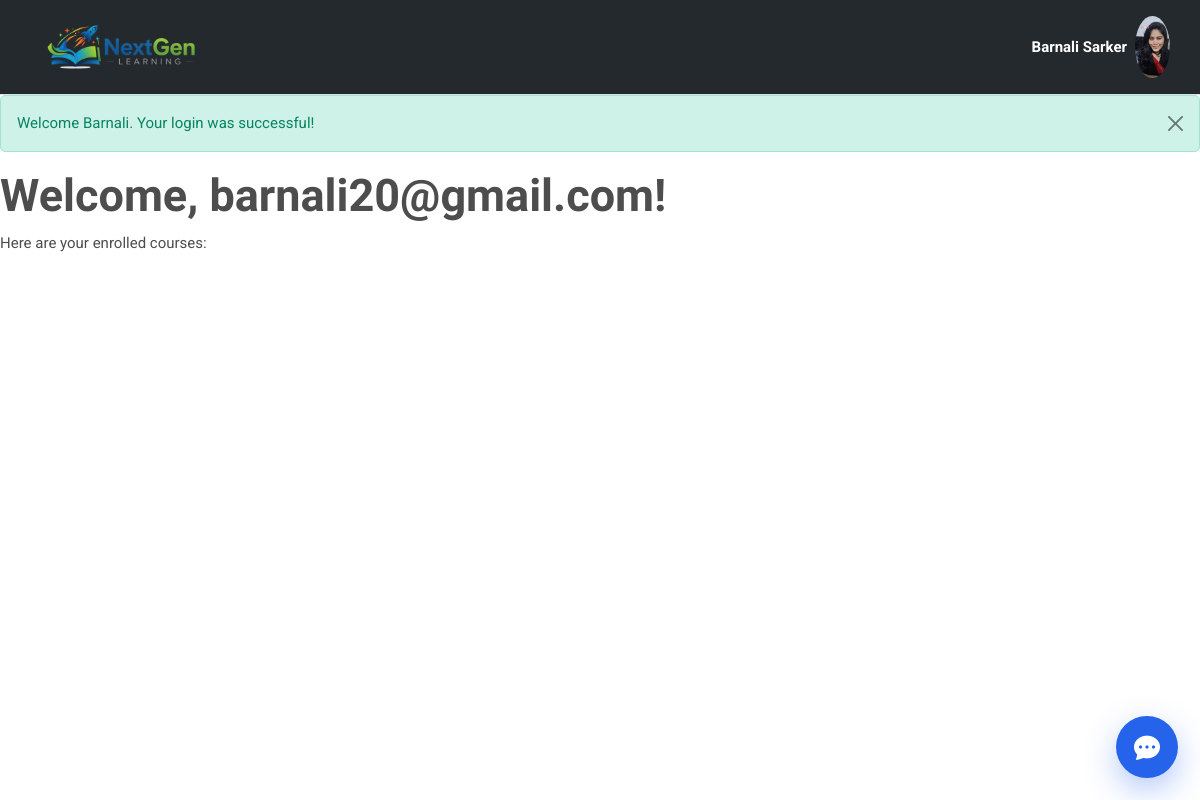
Screenshot of /student/student_profile.php (signed in) with the database file from the repository.
### tables this page shows
CREATE TABLE `users` (
  `id` int(11) NOT NULL,
  `role` enum('student','admin','instructor') NOT NULL DEFAULT 'student',
  `first_name` varchar(255) NOT NULL,
  `last_name` varchar(255) NOT NULL,
  `phone` varchar(255) NOT NULL,
  `email` varchar(255) NOT NULL,
  `password` varchar(255) NOT NULL,
  `avatar` varchar(255) DEFAULT NULL,
  `created_at` datetime NOT NULL DEFAULT current_timestamp(),
  `updated_at` datetime NOT NULL DEFAULT current_timestamp()
);

### includes/get_user_by_id.php (called while the page is built, shortened)
<?php
function get_user($conn, $user_id)
{
    $stmt = $conn->prepare("SELECT * FROM users WHERE id = ?");
    $stmt->bind_param("s", $user_id);
    if (!$stmt->execute()) {
        echo "Error executing query: " . $stmt->error;
        return null;
    }
    $result = $stmt->get_result();
    if ($result->num_rows > 0) {
        $user = $result->fetch_assoc();
        return $user;
    } else {
        echo "No user found with the given email.";
        $stmt->close();
        return null;
    }
}
?>

### layouts/student.php (the view, shortened to what this page needs)
<?php
include_once('../includes/db.php');
include_once('../includes/get_user_by_id.php');
$user_id = $_SESSION['user_id'];
$user = get_user($conn, $user_id);
?>
<!DOCTYPE html>
<html lang="en">
<head>
    <link rel="stylesheet" type="text/css" href="../assets/vendor/font-awesome/css/all.min.css">
    <link rel="stylesheet" type="text/css" href="../assets/vendor/bootstrap-icons/bootstrap-icons.css">
    <link rel="stylesheet" type="text/css" href="../assets/vendor/choices/css/choices.min.css">
    <link rel="stylesheet" type="text/css" href="https://cdn.jsdelivr.net/npm/glightbox/dist/css/glightbox.min.css">
    <link rel="stylesheet" type="text/css" href="https://cdn.quilljs.com/1.3.7/quill.snow.css">
    <link rel="stylesheet" type="text/css" href="../assets/vendor/stepper/css/bs-stepper.min.css">
    <link rel="stylesheet" type="text/css" href="../assets/vendor/overlay-scrollbar/css/overlayscrollbars.min.css">
    <link rel="stylesheet" type="text/css" href="../assets/css/style.css">
</head>
<body>
    <nav class="navbar top-bar border-bottom shadow-none py-0 py-xl-3" style="background:#24292d;">
        <div class="container p-0">
            <div class="d-flex align-items-center w-100">
                <div class="ms-3 d-none d-xl-block">
                    <a href="../student/dashboard.php"><img class="navbar-logo" src="../assets/images/logo.png" alt="logo"></a>
                </div>
                <div class="ms-auto">
                    <ul class="navbar-nav flex-row align-items-center">
                        <li class="nav-item dropdown">
                            <a class="d-flex align-items-center text-white text-decoration-none"
                            href="#"
                            id="profileDropdown"
                            role="button"
                            data-bs-toggle="dropdown"
                            aria-expanded="false">
                                <span class="me-2 fw-bold text-white">
                                    <?= $user['first_name'] ?> <?= $user['last_name'] ?>
                                </span>
                                <?php if ($user['avatar']) { ?>
                                    <img class="rounded-circle"
                                        src="../uploads/img/users/<?php echo $user['avatar']; ?>"
                                        width="35" height="35"
                                        style="object-fit: cover; min-width: 35px;">
                                <?php } ?>
                            </a>
                        </li>
                    </ul>
                </div>
            </div>
        </div>
    </nav>
    <?php
    if (!empty($_SESSION['error_message']) || !empty($_SESSION['success_message'])) {
        $isError = !empty($_SESSION['error_message']);
        $alertType = $isError ? 'warning' : 'success';
        $message = $isError ? $_SESSION['error_message'] : $_SESSION['success_message'];
        ?>
        <div class="alert alert-<?= $alertType ?> alert-dismissible fade show" role="alert">
            <?= htmlspecialchars($message) ?>
            <button type="button" class="btn-close" data-bs-dismiss="alert" aria-label="Close"></button>
        </div>
    <?php
    }
    ?>
    <main>
        <?php echo $content; ?>
    </main>
    <?php if (empty($hide_default_chatbot)) { $ngChatBasePath = '../'; include '../chatbot/widget.php'; } ?>
</body>
</html>

### layouts/student.php (style rules this page uses)
.navbar { overflow: visible !important; }

### rows the page displays
users: first_name "Barnali", last_name "Sarker", avatar (picture)

### other values shown
$message "Welcome Barnali. Your login was successful!"
$_SESSION['user_email'] "barnali20@gmail.com"
